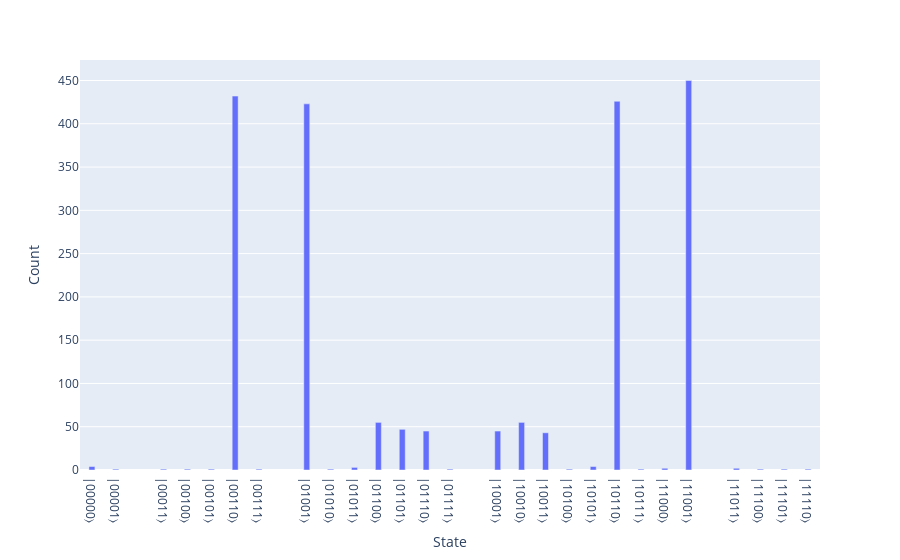

The notebook cell saved with this chart:
### Markdown cell above
Resultados:

### Code cell
p = 4
params = [0.5 for _ in range(p * 2)]

res = minimize(
    partial(objective, edges=edges, num_nodes=num_nodes),
    params,
    method="COBYLA",
)

print(res)

sample(qaoa(res.x, edges, num_nodes)).histogram("bin")

### Figure 1 — Plotly figure (JSON) as saved in the notebook; plotly's stock layout.template omitted (floating-point values rounded to 4 significant figures)
{"data": [{"hovertemplate": "State=%{x}<br>Count=%{y}<extra></extra>", "legendgroup": "", "marker": {"color": "#636efa", "pattern": {"shape": ""}}, "name": "", "orientation": "v", "showlegend": false, "textposition": "auto", "type": "bar", "x": [12, 1, 5, 30, 20, 18, 29, 3, 4, 13, 9, 17, 7, 28, 25, 22, 11, 24, 23, 21, 10, 19, 15, 6, 27, 0, 14], "xaxis": "x", "y": [55, 1, 1, 1, 1, 55, 1, 1, 1, 47, 423, 45, 1, 1, 450, 426, 3, 2, 1, 4, 1, 43, 1, 432, 2, 4, 45], "yaxis": "y"}], "layout": {"bargap": 0.75, "barmode": "relative", "legend": {"tracegroupgap": 0}, "margin": {"t": 60}, "xaxis": {"anchor": "y", "domain": [0, 1], "tickmode": "array", "ticktext": ["|01100⟩", "|00001⟩", "|00101⟩", "|11110⟩", "|10100⟩", "|10010⟩", "|11101⟩", "|00011⟩", "|00100⟩", "|01101⟩", "|01001⟩", "|10001⟩", "|00111⟩", "|11100⟩", "|11001⟩", "|10110⟩", "|01011⟩", "|11000⟩", "|10111⟩", "|10101⟩", "|01010⟩", "|10011⟩", "|01111⟩", "|00110⟩", "|11011⟩", "|00000⟩", "|01110⟩"], "tickvals": [12, 1, 5, 30, 20, 18, 29, 3, 4, 13, 9, 17, 7, 28, 25, 22, 11, 24, 23, 21, 10, 19, 15, 6, 27, 0, 14], "title": {"text": "State"}}, "yaxis": {"anchor": "x", "domain": [0, 1], "title": {"text": "Count"}}}}
